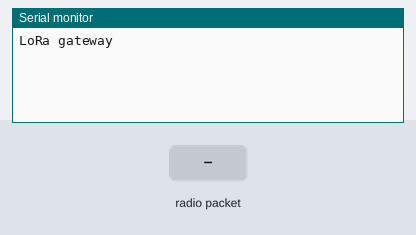
This sketch was run on a simulated Arduino Uno, built with avr-gcc and run on an emulated ATmega328P. On the bench: the last lines printed to the serial monitor. The test bench sets the inputs (shaded band). No radio packets arrive unless stated.

Above: at 1.2 s.
1.3 s: radio packet "1" arrives
At 1.7 s:
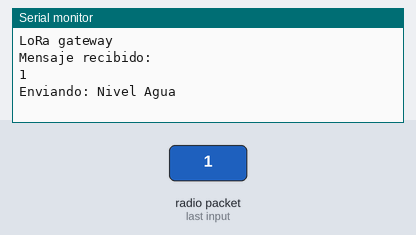
2.8 s: radio packet "0" arrives
At 4.0 s:
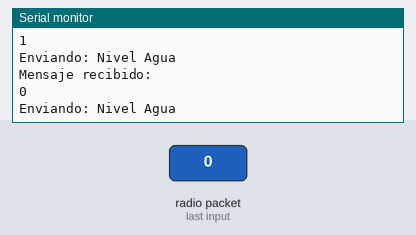
4.3 s: radio packet "2" arrives
At 4.38 s:
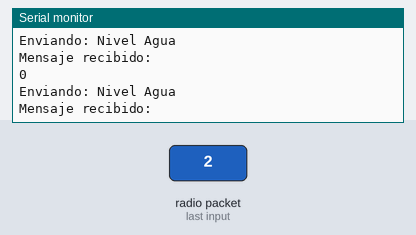

Measured:
- after the input at 1.3 s, the serial monitor: prints a new line at once (image 1)
- after the input at 2.8 s, the serial monitor: prints a new line after 0.08 s (image 2)

The sketch:

sender_ino_Nodo_bueno.ino
```cpp
#include <SPI.h>
#include <LoRa.h>
//unsigned char Hiall[] = "Nivel Agua";
 char Hiall[] = "Nivel Agua";
String Byte;              // outgoing message
long lastSendTime = 0;        // last send time

void setup(){
  Serial.begin(115200);
  while (!Serial);
  Serial.println("LoRa gateway");
  if (!LoRa.begin(915600000)) {
    Serial.println("Starting LoRa failed!");
    while (1);
  }
 LoRa.onReceive(onReceive);
  LoRa.receive();
}

void loop()
{
  if(runEvery(3000)){
   LoRa.receive();

  }


}

void onReceive(int packetSize){
  if (packetSize == 0) return;
  String incoming = "";
  while (LoRa.available()){
    incoming += (char)LoRa.read();
  }

  Serial.println("Mensaje recibido: ");
  Serial.println(incoming);
  //si recibe mensaje entonces envía
  HiAll(Hiall);


}

void HiAll(String Byte){
  LoRa.beginPacket();                   // start packet
  LoRa.print(Byte);                 // add payload
  LoRa.endPacket();                     // finish packet and send it
  Serial.println("Enviando: " + Byte);
  }
boolean runEvery(unsigned long interval)
{
  static unsigned long previousMillis = 0;
  unsigned long currentMillis = millis();
  if (currentMillis - previousMillis >= interval)
  {
    previousMillis = currentMillis;
    return true;
  }
  return false;
}
```
